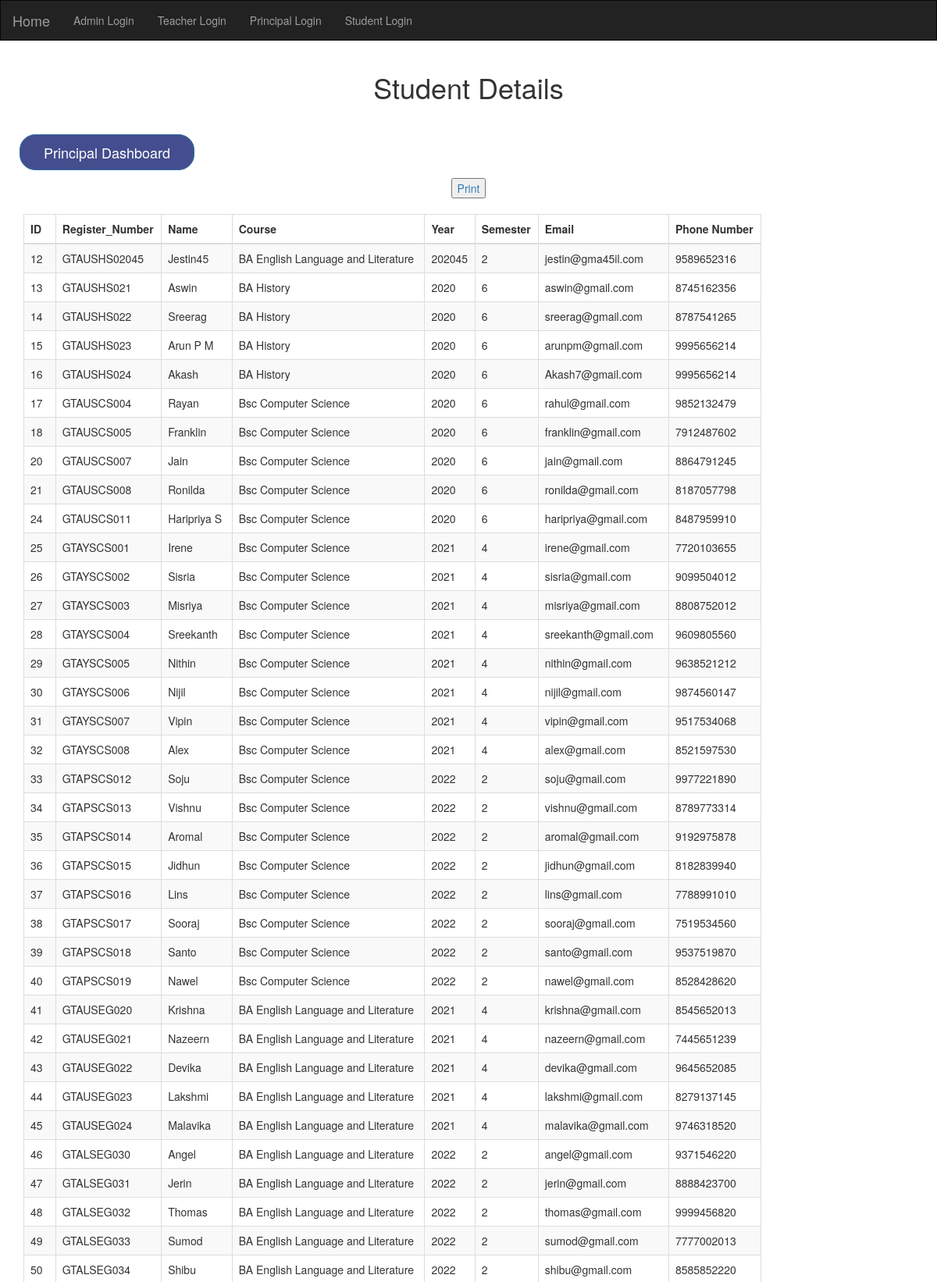
The app's page /principalviewstudent.php?view_employee=view_employee (upper part) with its own data.
### tables this page shows
CREATE TABLE `student_reg` (
  `id` int(11) NOT NULL,
  `reg_number` varchar(50) NOT NULL,
  `name` varchar(25) NOT NULL,
  `course` varchar(50) NOT NULL,
  `year` varchar(25) NOT NULL,
  `semester` varchar(25) NOT NULL,
  `password` varchar(25) NOT NULL,
  `email` varchar(25) NOT NULL,
  `phone` varchar(25) NOT NULL
);

### principalviewstudent.php (the view, shortened to what this page needs)
<?php include("header.php"); ?>
<?php
if(isset($_GET['view_employee'])) {
 ?>
 <div class="container-fluid">
 <h1 class="h1_index text-center">Student Details</h1>
		   <br>
		    <a class="a_color" href="principal.php"><button type="button" class="btn btn-primary btn-lg">Principal Dashboard</button></a>
		   <br>
</div>
    <div class="container-fluid" >
          <center>
  <a href="stu_details_print.php" target="_blank">
<input type="button" class="" value="Print">
</a>
</center><br>
        <div class="col-sm-10">
		<table class="table table-striped table-bordered">
   <thead>
      <tr>
      <th>ID</th>
        <th>Register_Number</th>
        <th>Name</th>
        <th>Course</th>
		<th>Year</th>
		<th>Semester</th>
		<th>Email</th>
		<th>Phone Number</th>
      </tr>
    </thead>
    <tbody>
<?php
$con = mysqli_connect('localhost','root','','attendance');
$sql="SELECT * FROM `student_reg` ";
$record = mysqli_query($con,$sql);
while($post=mysqli_fetch_assoc($record)) {
   ?>
      <tr>
      <td><?php echo $post['id']; ?></td>
        <td><?php echo $post['reg_number']; ?></td>
        <td><?php echo $post['name']; ?></td>
        <td><?php echo $post['course']; ?></td>
		<td><?php echo $post['year']; ?></td>
		<td><?php echo $post['semester']; ?></td>
		<td><?php echo $post['email']; ?></td>
		<td><?php echo $post['phone']; ?></td>
      </tr>
<?php } ?>
     </tbody>
    </table>
  </div>
</div>
<?php } ?>
<br><br>
<br><br>
<?php include("footer.php"); ?>

### assets/main.css (style rules this page uses)
.btn-primary { color: #fff; background-color: #444d8d; }
.btn-lg { padding: 10px 30px; font-size: 18px; line-height: 1.3333333; border-radius: 2rem; margin: 1rem; }
.a_color { color: #fff; }

### records on screen
student_reg: id "12", reg_number "GTAUSHS02045", name "Jestin45", course "BA English Language and Literature", year "202045", semester "2", email "jestin@gma45il.com", phone "9589652316"
student_reg: id "13", reg_number "GTAUSHS021", name "Aswin", course "BA History", year "2020", semester "6", email "aswin@gmail.com", phone "8745162356"
student_reg: id "14", reg_number "GTAUSHS022", name "Sreerag", course "BA History", year "2020", semester "6", email "sreerag@gmail.com", phone "8787541265"
student_reg: id "15", reg_number "GTAUSHS023", name "Arun P M", course "BA History", year "2020", semester "6", email "arunpm@gmail.com", phone "9995656214"
student_reg: id "16", reg_number "GTAUSHS024", name "Akash", course "BA History", year "2020", semester "6", email "Akash7@gmail.com", phone "9995656214"
student_reg: id "17", reg_number "GTAUSCS004", name "Rayan", course "Bsc Computer Science", year "2020", semester "6", email "rahul@gmail.com", phone "9852132479"
student_reg: id "18", reg_number "GTAUSCS005", name "Franklin", course "Bsc Computer Science", year "2020", semester "6", email "franklin@gmail.com", phone "7912487602"
student_reg: id "20", reg_number "GTAUSCS007", name "Jain", course "Bsc Computer Science", year "2020", semester "6", email "jain@gmail.com", phone "8864791245"
student_reg: id "21", reg_number "GTAUSCS008", name "Ronilda", course "Bsc Computer Science", year "2020", semester "6", email "ronilda@gmail.com", phone "8187057798"
student_reg: id "24", reg_number "GTAUSCS011", name "Haripriya S", course "Bsc Computer Science", year "2020", semester "6", email "haripriya@gmail.com", phone "8487959910"
student_reg: id "25", reg_number "GTAYSCS001", name "Irene", course "Bsc Computer Science", year "2021", semester "4", email "irene@gmail.com", phone "7720103655"
student_reg: id "26", reg_number "GTAYSCS002", name "Sisria", course "Bsc Computer Science", year "2021", semester "4", email "sisria@gmail.com", phone "9099504012"
student_reg: id "27", reg_number "GTAYSCS003", name "Misriya", course "Bsc Computer Science", year "2021", semester "4", email "misriya@gmail.com", phone "8808752012"
student_reg: id "28", reg_number "GTAYSCS004", name "Sreekanth", course "Bsc Computer Science", year "2021", semester "4", email "sreekanth@gmail.com", phone "9609805560"
student_reg: id "29", reg_number "GTAYSCS005", name "Nithin", course "Bsc Computer Science", year "2021", semester "4", email "nithin@gmail.com", phone "9638521212"
student_reg: id "30", reg_number "GTAYSCS006", name "Nijil", course "Bsc Computer Science", year "2021", semester "4", email "nijil@gmail.com", phone "9874560147"
student_reg: id "31", reg_number "GTAYSCS007", name "Vipin", course "Bsc Computer Science", year "2021", semester "4", email "vipin@gmail.com", phone "9517534068"
student_reg: id "32", reg_number "GTAYSCS008", name "Alex", course "Bsc Computer Science", year "2021", semester "4", email "alex@gmail.com", phone "8521597530"
student_reg: id "33", reg_number "GTAPSCS012", name "Soju", course "Bsc Computer Science", year "2022", semester "2", email "soju@gmail.com", phone "9977221890"
student_reg: id "34", reg_number "GTAPSCS013", name "Vishnu", course "Bsc Computer Science", year "2022", semester "2", email "vishnu@gmail.com", phone "8789773314"
student_reg: id "35", reg_number "GTAPSCS014", name "Aromal", course "Bsc Computer Science", year "2022", semester "2", email "aromal@gmail.com", phone "9192975878"
student_reg: id "36", reg_number "GTAPSCS015", name "Jidhun", course "Bsc Computer Science", year "2022", semester "2", email "jidhun@gmail.com", phone "8182839940"
student_reg: id "37", reg_number "GTAPSCS016", name "Lins", course "Bsc Computer Science", year "2022", semester "2", email "lins@gmail.com", phone "7788991010"
student_reg: id "38", reg_number "GTAPSCS017", name "Sooraj", course "Bsc Computer Science", year "2022", semester "2", email "sooraj@gmail.com", phone "7519534560"
student_reg: id "39", reg_number "GTAPSCS018", name "Santo", course "Bsc Computer Science", year "2022", semester "2", email "santo@gmail.com", phone "9537519870"
student_reg: id "40", reg_number "GTAPSCS019", name "Nawel", course "Bsc Computer Science", year "2022", semester "2", email "nawel@gmail.com", phone "8528428620"
student_reg: id "41", reg_number "GTAUSEG020", name "Krishna", course "BA English Language and Literature", year "2021", semester "4", email "krishna@gmail.com", phone "8545652013"
student_reg: id "42", reg_number "GTAUSEG021", name "Nazeern", course "BA English Language and Literature", year "2021", semester "4", email "nazeern@gmail.com", phone "7445651239"
student_reg: id "43", reg_number "GTAUSEG022", name "Devika", course "BA English Language and Literature", year "2021", semester "4", email "devika@gmail.com", phone "9645652085"
student_reg: id "44", reg_number "GTAUSEG023", name "Lakshmi", course "BA English Language and Literature", year "2021", semester "4", email "lakshmi@gmail.com", phone "8279137145"
student_reg: id "45", reg_number "GTAUSEG024", name "Malavika", course "BA English Language and Literature", year "2021", semester "4", email "malavika@gmail.com", phone "9746318520"
student_reg: id "46", reg_number "GTALSEG030", name "Angel", course "BA English Language and Literature", year "2022", semester "2", email "angel@gmail.com", phone "9371546220"
student_reg: id "47", reg_number "GTALSEG031", name "Jerin", course "BA English Language and Literature", year "2022", semester "2", email "jerin@gmail.com", phone "8888423700"
student_reg: id "48", reg_number "GTALSEG032", name "Thomas", course "BA English Language and Literature", year "2022", semester "2", email "thomas@gmail.com", phone "9999456820"
student_reg: id "49", reg_number "GTALSEG033", name "Sumod", course "BA English Language and Literature", year "2022", semester "2", email "sumod@gmail.com", phone "7777002013"
student_reg: id "50", reg_number "GTALSEG034", name "Shibu", course "BA English Language and Literature", year "2022", semester "2", email "shibu@gmail.com", phone "8585852220"
